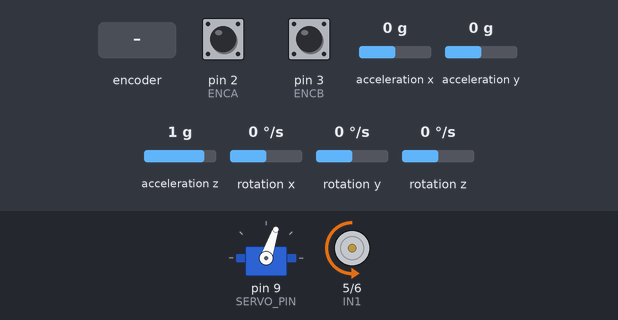
Simulated run of this sketch. Board: Arduino Uno, built with avr-gcc and run on an emulated ATmega328P. Shown: servo, motor-driver pin pairs drawn as motors (green arrow = first pin HIGH = forward, orange = second pin HIGH = backward, longer = more drive). The test bench sets the inputs (shaded band); at power-on: acceleration x 0 g, acceleration y 0 g, pin 2 (ENCA) HIGH, pin 3 (ENCB) HIGH, acceleration z 1 g, rotation x 0 °/s, rotation y 0 °/s, rotation z 0 °/s. What the sketch prints to the serial monitor is not drawn.

Above: at 4.7 s.
4.8 s: acceleration x set to -0.2 g
At 7.0 s:
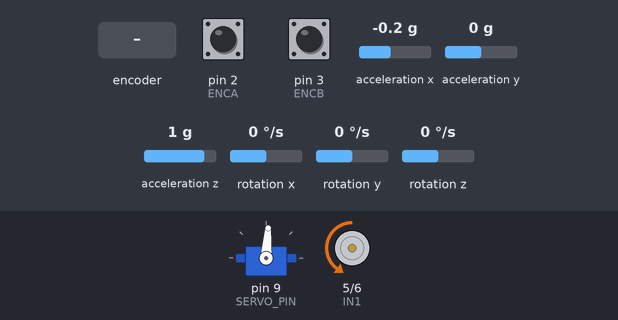
7.8 s: acceleration y set to -0.2 g
At 9.8 s:
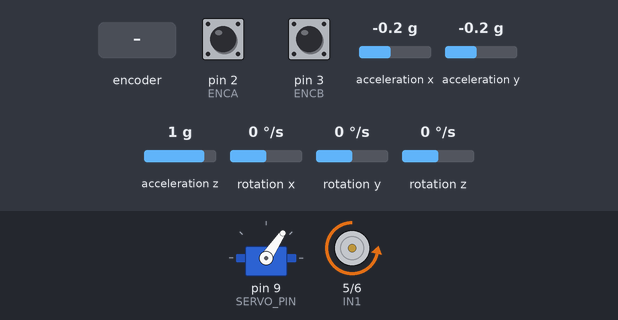
10.2 s: acceleration y set to 0 g
At 10.7 s:
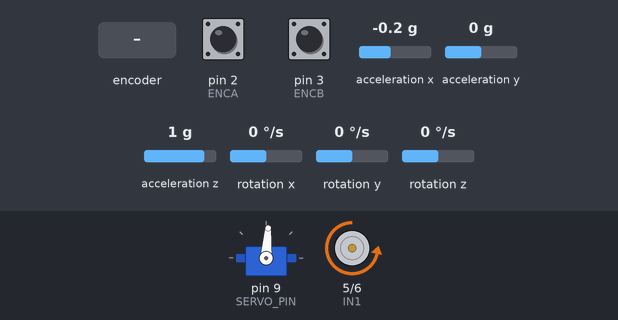
11.7 s: rotary encoder on pin 2 (ENCA) / pin 3 (ENCB) turned 2 steps (second pin leading)
Timing chart, 0 to 16.1 s (numbered marks = the images above; inputs shaded):
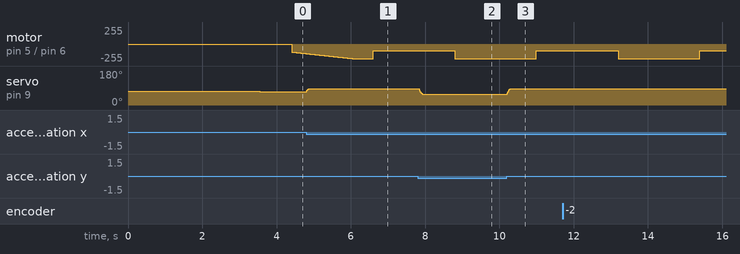

Measured:
- the behaviour switches between 0 and -0.1 g on acceleration x (found by bisection; images 0 and 1)
- the behaviour switches between 0 and -0.1 g on acceleration y (found by bisection; images 1 and 2)
- after the input at 4.8 s, servo on pin 9 (SERVO_PIN): 71° → 86° at once
- after the input at 7.8 s, servo on pin 9 (SERVO_PIN): 86° → 56° at once
- after the input at 10.2 s, servo on pin 9 (SERVO_PIN): 56° → 86° at once

The sketch:

PI_speed.ino
```cpp
#include <util/atomic.h>
#include <Servo.h>
#include <MPU9250_asukiaaa.h>


// Pin definitions
#define ENCA 2  //Encoder channel A — hardware interrupt INT0
#define ENCB 3

// PWM capable pins
#define IN1 5
#define IN2 6

// Motor driver
#define SERVO_PIN 9
Servo headServo;

// Accelerator - 0 = X,  1 = Y,  2 = Z ????
MPU9250_asukiaaa sensor;

//Servo constraints ?????
const int SERVO_CENTER = 72;  // Straight-ahead position (degrees)
const int SERVO_MIN = 56;
const int SERVO_MAX = 86;
float anguloZ = 0.0;
float anguloInicial = 0.0;
bool primeraLectura = true;
unsigned long tiempoAnterior = 0;

// --- Calibración ---
float gyroZ_offset = 0.0;
const int NUM_MUESTRAS_CAL = 500;
// Gyroscope angle
const int GYRO_MIN = -90;  // Ángulo del giroscopio que mapea al mínimo
const int GYRO_MAX = 90;   // Ángulo del giroscopio que mapea al máximo


// TIMING — non-blocking millis() intervals
const unsigned long SERVO_IMU_INTERVAL_MS = 20;  // Update servo & IMU @ 50 Hz
unsigned long lastServoImuUpdate = 0;

//PI control globals -----------------------------------
volatile int pos_i = 0;  //stores the # of counts read by the encoder
volatile float velocity_i = 0;
volatile long prevT_i = 0;

long prevT = 0;
int posPrev = 0;
float v1Filt = 0, v1Prev = 0;
float v2Filt = 0, v2Prev = 0;
float eintegral = 0;

//????????????????
//Peak motor speed during each tail stroke (RPM).
// Stay below no-load speed (350 RPM). Recommended range: 100–250.
const float SWIM_SPEED_RPM = 120.0f;  //180.0F
// Duration of each half-stroke in microseconds.
// 1,000,000 µs = 1 second ON, then 1 second OFF (≈ 0.5 Hz tail beat).
// Lower value = faster tail beat. Try 500,000 for a quicker stroke.
const float STROKE_PERIOD_US = 7.0e5f ;  //7.0e5f    1.0e6f

void setup() {
  Serial.begin(115200);

  // DC motor & Encoder pins
  pinMode(ENCA, INPUT);
  pinMode(ENCB, INPUT);
  pinMode(IN1, OUTPUT);
  pinMode(IN2, OUTPUT);
  attachInterrupt(digitalPinToInterrupt(ENCA), readEncoder, RISING);  //each time the interrupt is triggered it will call the readEncoder func

  // Servo
  headServo.attach(SERVO_PIN);
  headServo.write(SERVO_CENTER);

  // --- BMI160 IMU (I2C) ---
  // Wire.begin();
  // if (!mpu.setup(0x68)) {  // ???0x68 is default I2C address; try 0x69 if it fails
  //   Serial.println("ERROR: MPU-9250 not found! Check wiring (SDA→A4, SCL→A5).");
  //   while (1)
  //     ;
  // }
  Wire.begin();
  sensor.setWire(&Wire);
  sensor.beginGyro();
  sensor.beginAccel();
  delay(100);
  calibrarGiroscopio();  // your calibration function
  tiempoAnterior = millis();
  // Optional but recommended: calibrate accelerometer on startup.
  // Keep the fish STILL and LEVEL for ~5 seconds after powering on.
  Serial.println("Keep sensor still for calibration...");
}

void loop() {
  //---READ ENCODER----the position in an atomic block (preven ISR corruption)
  int pos = 0;
  float velocity2 = 0;
  ATOMIC_BLOCK(ATOMIC_RESTORESTATE) {
    pos = pos_i;
    velocity2 = velocity_i;
  }

  //----DC MOTOR — velocity method 1 (position delta / deltaT)----
  long currT = micros();                             //measure the time elapsed using the micros function
  float deltaT = ((float)(currT - prevT)) / 1.0e6f;  //delta = time elapsed - the last time measurment
  float velocity1 = (pos - posPrev) / deltaT;        //difference of current - previous encoder count / deltaT
  posPrev = pos;
  prevT = currT;

  //Convert count/s to RPM: PPR x 4 (quadrature)
  // 150 PPR encoder → 150 × 4 = 600. Ours is 11 PPR x 34(ratio) x 4→ use 1496.
  float v1 = velocity1 / 1496.0f * 60.0f;
  float v2 = velocity2 / 1496.0f * 60.0f;

  // low-pass filter (25 Hz cutoff)
  v1Filt = 0.854f * v1Filt + 0.0728f * v1 + 0.0728f * v1Prev;
  v1Prev = v1;
  v2Filt = 0.854f * v2Filt + 0.0728f * v2 + 0.0728f * v2Prev;
  v2Prev = v2;

  //------PI SPEED CONTROL----------
  //Set a target speed ?????
  float vt = SWIM_SPEED_RPM * (sin(currT / STROKE_PERIOD_US) > 0);

  // Compute the control signal u
  float kp = 1.0f;  // 0 0.5 1.0 2.0
  float ki = 0.5f;  // 0 ------------> 0.1 0.3 1.0
  //(1.5f, 0.3f)

  float e = vt - v1Filt;
  eintegral = eintegral + e * deltaT;
  eintegral = constrain(eintegral, -200.0f, 200.0f);  //anti-windup (claude's recomendation)
  float u = kp * e + ki * eintegral;

  // Set the motor speed and direction
  int dir = -1;
  if (u < 0) {
    dir = 1;
  }
  int pwr = (int)fabs(u);
  if (pwr > 255) {
    pwr = 255;
  }
  setMotor(dir, pwr, IN1, IN2);

  //----NON-BLOCKING IMU + SERVO UPDATE (runs at SERVO_IMU_INTERVAL_MS Hz) (claude's)
  unsigned long now = millis();
  if (now - lastServoImuUpdate >= SERVO_IMU_INTERVAL_MS) {
    lastServoImuUpdate = now;
    updateHeadServo();
  }

  //----Serial printing
  Serial.print("RPM:");
  Serial.print(v1Filt);
  Serial.print(",");
  Serial.print("Target:");
  Serial.println(vt);
}

void updateHeadServo() {
  sensor.gyroUpdate();
  sensor.accelUpdate();

  unsigned long ahora = millis();
  float dt = (ahora - tiempoAnterior) / 1000.0f;
  tiempoAnterior = ahora;

  // --- ITERATION 1: gyroZ + atan2(ay, ax) ---
  float gz = sensor.gyroZ() - gyroZ_offset;
  float ax = sensor.accelX();
  float ay = sensor.accelY();
  float anguloAcel = atan2(ay, ax) * 180.0f / PI;

  // --- ITERATION 2: gyroX + atan2(az, ay) ---
  // float gz = sensor.gyroX() - gyroZ_offset;
  // float ax = sensor.accelY();
  // float ay = sensor.accelZ();
  // float anguloAcel = atan2(ay, ax) * 180.0f / PI;

  // --- ITERATION 3: gyroY + atan2(ax, az) ---
  // float gz = sensor.gyroY() - gyroZ_offset;
  // float ax = sensor.accelZ();
  // float ay = sensor.accelX();
  // float anguloAcel = atan2(ay, ax) * 180.0f / PI;

  float alpha = 0.75f;
  anguloZ = alpha * (anguloZ + gz * dt) + (1.0f - alpha) * anguloAcel;

  if (primeraLectura) {
    anguloInicial = anguloZ;
    primeraLectura = false;
  }

  float anguloRelativo = anguloZ - anguloInicial;
  if (anguloRelativo > 180.0f) anguloRelativo -= 360.0f;
  if (anguloRelativo < -180.0f) anguloRelativo += 360.0f;

  float anguloConstrained = constrain(anguloRelativo, GYRO_MIN, GYRO_MAX);
  int posServo = (int)map((long)anguloConstrained, GYRO_MIN, GYRO_MAX, SERVO_MIN, SERVO_MAX);
  posServo = constrain(posServo, SERVO_MIN, SERVO_MAX);
  headServo.write(posServo);
}


void setMotor(int dir, int pwmVal, int in1, int in2) {
  if (dir == 1) {
    analogWrite(in1, pwmVal);  // DRV8871: dir =  1 → forward  (IN1 = PWM, IN2 = LOW)
    digitalWrite(in2, LOW);
  } else if (dir == -1) {
    digitalWrite(in1, LOW);
    analogWrite(in2, pwmVal);  // DRV8871: dir = -1 → reverse  (IN1 = LOW, IN2 = PWM)
  } else {
    digitalWrite(in1, LOW);  // stop  (IN1 = LOW, IN2 = LOW)
    digitalWrite(in2, LOW);
  }
}

void readEncoder() {
  int b = digitalRead(ENCB);
  int increment = 0;
  if (b > 0) {
    increment = 1;
  } else {
    increment = -1;
  }
  pos_i = pos_i + increment;

  //compute velocity with method 2
  long currT = micros();                              //measure the current time
  float deltaT = ((float)(currT - prevT_i)) / 1.0e6;  //deltaT = currT - prevT
  velocity_i = increment / deltaT;                    //speed = +- 1 / deltaT
  prevT_i = currT;
}

void calibrarGiroscopio() {
  Serial.println("Calibrando... No muevas el sensor.");
  float suma = 0;
  for (int i = 0; i < NUM_MUESTRAS_CAL; i++) {
    sensor.gyroUpdate();
    suma += sensor.gyroZ();  // ITERATION 1 ← change to gyroX() or gyroY() to match above
    // suma += sensor.gyroX(); // ITERATION 2
    // suma += sensor.gyroY(); // ITERATION 3
    delay(4);
  }
  gyroZ_offset = suma / NUM_MUESTRAS_CAL;
  Serial.println("Calibracion completa.");
  delay(500);
}
```
